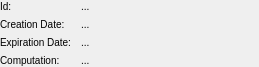
<?xml version="1.0" encoding="UTF-8"?>
<ui version="4.0">
 <class>Info</class>
 <widget class="QWidget" name="Info">
  <property name="enabled">
   <bool>true</bool>
  </property>
  <property name="geometry">
   <rect>
    <x>0</x>
    <y>0</y>
    <width>259</width>
    <height>67</height>
   </rect>
  </property>
  <property name="sizePolicy">
   <sizepolicy hsizetype="Fixed" vsizetype="Fixed">
    <horstretch>0</horstretch>
    <verstretch>0</verstretch>
   </sizepolicy>
  </property>
  <property name="windowTitle">
   <string>Form</string>
  </property>
  <property name="windowIcon">
   <iconset resource="gex.qrc">
    <normaloff>:/gex/icons/gex_application_48x48.png</normaloff>:/gex/icons/gex_application_48x48.png</iconset>
  </property>
  <property name="styleSheet">
   <string notr="true">font-size: 10px;
</string>
  </property>
  <layout class="QGridLayout" name="gridLayout">
   <property name="leftMargin">
    <number>0</number>
   </property>
   <property name="topMargin">
    <number>0</number>
   </property>
   <property name="rightMargin">
    <number>0</number>
   </property>
   <property name="bottomMargin">
    <number>0</number>
   </property>
   <property name="horizontalSpacing">
    <number>10</number>
   </property>
   <property name="verticalSpacing">
    <number>5</number>
   </property>
   <item row="2" column="0">
    <widget class="QLabel" name="label_2">
     <property name="text">
      <string>Expiration Date:</string>
     </property>
    </widget>
   </item>
   <item row="0" column="0">
    <widget class="QLabel" name="Id">
     <property name="text">
      <string>Id:</string>
     </property>
    </widget>
   </item>
   <item row="1" column="0">
    <widget class="QLabel" name="label">
     <property name="text">
      <string>Creation Date:</string>
     </property>
    </widget>
   </item>
   <item row="3" column="1" colspan="4">
    <widget class="QLabel" name="computation">
     <property name="text">
      <string>...</string>
     </property>
    </widget>
   </item>
   <item row="2" column="1" colspan="4">
    <widget class="QLabel" name="expirationDate">
     <property name="text">
      <string>...</string>
     </property>
    </widget>
   </item>
   <item row="3" column="0">
    <widget class="QLabel" name="label_3">
     <property name="text">
      <string>Computation:</string>
     </property>
    </widget>
   </item>
   <item row="1" column="1" colspan="4">
    <widget class="QLabel" name="creationDate">
     <property name="text">
      <string>...</string>
     </property>
    </widget>
   </item>
   <item row="0" column="4">
    <widget class="QLabel" name="label_icon">
     <property name="sizePolicy">
      <sizepolicy hsizetype="Preferred" vsizetype="Preferred">
       <horstretch>0</horstretch>
       <verstretch>0</verstretch>
      </sizepolicy>
     </property>
     <property name="minimumSize">
      <size>
       <width>0</width>
       <height>0</height>
      </size>
     </property>
     <property name="maximumSize">
      <size>
       <width>25</width>
       <height>16777215</height>
      </size>
     </property>
     <property name="text">
      <string/>
     </property>
     <property name="pixmap">
      <pixmap resource="../../gex.qrc">:/gex/icons/clean_undo_stack.png</pixmap>
     </property>
    </widget>
   </item>
   <item row="0" column="1" colspan="3">
    <widget class="QLabel" name="label_Id">
     <property name="text">
      <string>...</string>
     </property>
    </widget>
   </item>
  </layout>
 </widget>
 <resources>
  <include location="../../gex.qrc"/>
 </resources>
 <connections/>
</ui>
